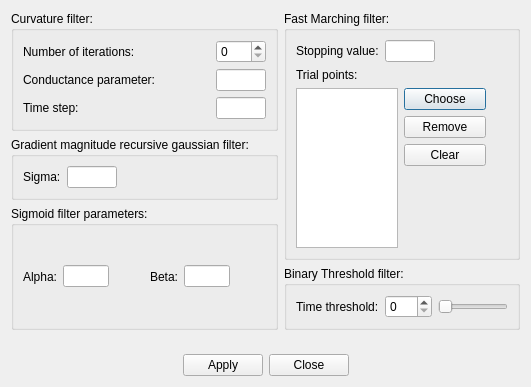
<?xml version="1.0" encoding="UTF-8"?>
<ui version="4.0">
 <class>FastMarchingSegmentationDialog</class>
 <widget class="QDialog" name="FastMarchingSegmentationDialog">
  <property name="geometry">
   <rect>
    <x>0</x>
    <y>0</y>
    <width>531</width>
    <height>387</height>
   </rect>
  </property>
  <property name="windowTitle">
   <string>Fast Marching Segmentation</string>
  </property>
  <layout class="QGridLayout" name="gridLayout_3">
   <item row="0" column="0">
    <widget class="QGroupBox" name="groupBox">
     <property name="title">
      <string>Curvature filter:</string>
     </property>
     <layout class="QGridLayout" name="gridLayout">
      <item row="0" column="0">
       <widget class="QLabel" name="label">
        <property name="text">
         <string>Number of iterations:</string>
        </property>
       </widget>
      </item>
      <item row="0" column="1">
       <widget class="QSpinBox" name="spinBoxCurvatureIterations">
        <property name="maximumSize">
         <size>
          <width>60</width>
          <height>16777215</height>
         </size>
        </property>
       </widget>
      </item>
      <item row="1" column="0">
       <widget class="QLabel" name="label_2">
        <property name="text">
         <string>Conductance parameter:</string>
        </property>
       </widget>
      </item>
      <item row="1" column="1">
       <widget class="QLineEdit" name="lineEditCurvatureConductance">
        <property name="maximumSize">
         <size>
          <width>50</width>
          <height>16777215</height>
         </size>
        </property>
       </widget>
      </item>
      <item row="2" column="0">
       <widget class="QLabel" name="label_3">
        <property name="text">
         <string>Time step:</string>
        </property>
       </widget>
      </item>
      <item row="2" column="1">
       <widget class="QLineEdit" name="lineEditCurvatureTimeStep">
        <property name="maximumSize">
         <size>
          <width>50</width>
          <height>16777215</height>
         </size>
        </property>
       </widget>
      </item>
     </layout>
    </widget>
   </item>
   <item row="0" column="1" rowspan="3">
    <widget class="QGroupBox" name="groupBox_4">
     <property name="title">
      <string>Fast Marching filter:</string>
     </property>
     <layout class="QGridLayout" name="gridLayout_2">
      <item row="0" column="0" colspan="2">
       <layout class="QHBoxLayout" name="horizontalLayout_4">
        <item>
         <widget class="QLabel" name="label_7">
          <property name="text">
           <string>Stopping value:</string>
          </property>
         </widget>
        </item>
        <item>
         <widget class="QLineEdit" name="lineEditStoppingValue">
          <property name="maximumSize">
           <size>
            <width>50</width>
            <height>16777215</height>
           </size>
          </property>
         </widget>
        </item>
        <item>
         <spacer name="horizontalSpacer_7">
          <property name="orientation">
           <enum>Qt::Horizontal</enum>
          </property>
          <property name="sizeHint" stdset="0">
           <size>
            <width>40</width>
            <height>20</height>
           </size>
          </property>
         </spacer>
        </item>
       </layout>
      </item>
      <item row="1" column="0">
       <layout class="QHBoxLayout" name="horizontalLayout_5">
        <item>
         <widget class="QLabel" name="label_8">
          <property name="text">
           <string>Trial points:</string>
          </property>
         </widget>
        </item>
       </layout>
      </item>
      <item row="2" column="0" rowspan="4">
       <widget class="QListWidget" name="listTrialPoints">
        <property name="maximumSize">
         <size>
          <width>120</width>
          <height>16777215</height>
         </size>
        </property>
        <property name="selectionBehavior">
         <enum>QAbstractItemView::SelectRows</enum>
        </property>
       </widget>
      </item>
      <item row="2" column="1">
       <widget class="QPushButton" name="pushButtonChoose">
        <property name="text">
         <string>Choose</string>
        </property>
        <property name="checkable">
         <bool>true</bool>
        </property>
       </widget>
      </item>
      <item row="3" column="1">
       <widget class="QPushButton" name="pushButtonRemove">
        <property name="enabled">
         <bool>true</bool>
        </property>
        <property name="text">
         <string>Remove</string>
        </property>
       </widget>
      </item>
      <item row="4" column="1">
       <widget class="QPushButton" name="pushButtonClear">
        <property name="text">
         <string>Clear</string>
        </property>
       </widget>
      </item>
      <item row="5" column="1">
       <spacer name="verticalSpacer">
        <property name="orientation">
         <enum>Qt::Vertical</enum>
        </property>
        <property name="sizeHint" stdset="0">
         <size>
          <width>82</width>
          <height>114</height>
         </size>
        </property>
       </spacer>
      </item>
      <item row="3" column="2">
       <spacer name="horizontalSpacer_3">
        <property name="orientation">
         <enum>Qt::Horizontal</enum>
        </property>
        <property name="sizeHint" stdset="0">
         <size>
          <width>40</width>
          <height>20</height>
         </size>
        </property>
       </spacer>
      </item>
     </layout>
    </widget>
   </item>
   <item row="1" column="0">
    <widget class="QGroupBox" name="groupBox_2">
     <property name="title">
      <string>Gradient magnitude recursive gaussian filter:</string>
     </property>
     <layout class="QHBoxLayout" name="horizontalLayout_2">
      <item>
       <widget class="QLabel" name="label_4">
        <property name="text">
         <string>Sigma:</string>
        </property>
       </widget>
      </item>
      <item>
       <widget class="QLineEdit" name="lineEditGradientSigma">
        <property name="sizePolicy">
         <sizepolicy hsizetype="Fixed" vsizetype="Fixed">
          <horstretch>0</horstretch>
          <verstretch>0</verstretch>
         </sizepolicy>
        </property>
        <property name="maximumSize">
         <size>
          <width>50</width>
          <height>16777215</height>
         </size>
        </property>
        <property name="baseSize">
         <size>
          <width>0</width>
          <height>0</height>
         </size>
        </property>
       </widget>
      </item>
      <item>
       <spacer name="horizontalSpacer_4">
        <property name="orientation">
         <enum>Qt::Horizontal</enum>
        </property>
        <property name="sizeHint" stdset="0">
         <size>
          <width>109</width>
          <height>20</height>
         </size>
        </property>
       </spacer>
      </item>
     </layout>
    </widget>
   </item>
   <item row="2" column="0" rowspan="2">
    <widget class="QGroupBox" name="groupBox_3">
     <property name="title">
      <string>Sigmoid filter parameters:</string>
     </property>
     <layout class="QHBoxLayout" name="horizontalLayout_3">
      <item>
       <widget class="QLabel" name="label_5">
        <property name="text">
         <string>Alpha:</string>
        </property>
       </widget>
      </item>
      <item>
       <widget class="QLineEdit" name="lineEditSigmoidAlpha">
        <property name="maximumSize">
         <size>
          <width>50</width>
          <height>16777215</height>
         </size>
        </property>
       </widget>
      </item>
      <item>
       <spacer name="horizontalSpacer_5">
        <property name="orientation">
         <enum>Qt::Horizontal</enum>
        </property>
        <property name="sizeHint" stdset="0">
         <size>
          <width>40</width>
          <height>20</height>
         </size>
        </property>
       </spacer>
      </item>
      <item>
       <widget class="QLabel" name="label_6">
        <property name="text">
         <string>Beta:</string>
        </property>
       </widget>
      </item>
      <item>
       <widget class="QLineEdit" name="lineEditSigmoidBeta">
        <property name="maximumSize">
         <size>
          <width>50</width>
          <height>16777215</height>
         </size>
        </property>
       </widget>
      </item>
      <item>
       <spacer name="horizontalSpacer_6">
        <property name="orientation">
         <enum>Qt::Horizontal</enum>
        </property>
        <property name="sizeHint" stdset="0">
         <size>
          <width>40</width>
          <height>20</height>
         </size>
        </property>
       </spacer>
      </item>
     </layout>
    </widget>
   </item>
   <item row="3" column="1">
    <widget class="QGroupBox" name="groupBox_5">
     <property name="title">
      <string>Binary Threshold filter:</string>
     </property>
     <layout class="QHBoxLayout" name="horizontalLayout_6">
      <item>
       <widget class="QLabel" name="label_9">
        <property name="text">
         <string>Time threshold:</string>
        </property>
       </widget>
      </item>
      <item>
       <widget class="QSpinBox" name="spinBoxTimeThreshold">
        <property name="maximum">
         <number>255</number>
        </property>
       </widget>
      </item>
      <item>
       <widget class="QSlider" name="horizontalSlider">
        <property name="maximum">
         <number>255</number>
        </property>
        <property name="orientation">
         <enum>Qt::Horizontal</enum>
        </property>
       </widget>
      </item>
      <item>
       <spacer name="horizontalSpacer_8">
        <property name="orientation">
         <enum>Qt::Horizontal</enum>
        </property>
        <property name="sizeHint" stdset="0">
         <size>
          <width>0</width>
          <height>20</height>
         </size>
        </property>
       </spacer>
      </item>
     </layout>
    </widget>
   </item>
   <item row="5" column="0" colspan="2">
    <layout class="QHBoxLayout" name="horizontalLayout">
     <item>
      <spacer name="horizontalSpacer">
       <property name="orientation">
        <enum>Qt::Horizontal</enum>
       </property>
       <property name="sizeHint" stdset="0">
        <size>
         <width>40</width>
         <height>20</height>
        </size>
       </property>
      </spacer>
     </item>
     <item>
      <widget class="QPushButton" name="pushButtonApply">
       <property name="text">
        <string>Apply</string>
       </property>
      </widget>
     </item>
     <item>
      <widget class="QPushButton" name="pushButtonClose">
       <property name="text">
        <string>Close</string>
       </property>
      </widget>
     </item>
     <item>
      <spacer name="horizontalSpacer_2">
       <property name="orientation">
        <enum>Qt::Horizontal</enum>
       </property>
       <property name="sizeHint" stdset="0">
        <size>
         <width>40</width>
         <height>20</height>
        </size>
       </property>
      </spacer>
     </item>
    </layout>
   </item>
   <item row="4" column="0" colspan="2">
    <spacer name="verticalSpacer_2">
     <property name="orientation">
      <enum>Qt::Vertical</enum>
     </property>
     <property name="sizeHint" stdset="0">
      <size>
       <width>20</width>
       <height>40</height>
      </size>
     </property>
    </spacer>
   </item>
  </layout>
 </widget>
 <resources/>
 <connections>
  <connection>
   <sender>pushButtonClose</sender>
   <signal>clicked()</signal>
   <receiver>FastMarchingSegmentationDialog</receiver>
   <slot>close()</slot>
   <hints>
    <hint type="sourcelabel">
     <x>387</x>
     <y>300</y>
    </hint>
    <hint type="destinationlabel">
     <x>376</x>
     <y>310</y>
    </hint>
   </hints>
  </connection>
  <connection>
   <sender>pushButtonClear</sender>
   <signal>clicked()</signal>
   <receiver>listTrialPoints</receiver>
   <slot>clear()</slot>
   <hints>
    <hint type="sourcelabel">
     <x>565</x>
     <y>180</y>
    </hint>
    <hint type="destinationlabel">
     <x>389</x>
     <y>112</y>
    </hint>
   </hints>
  </connection>
  <connection>
   <sender>spinBoxTimeThreshold</sender>
   <signal>valueChanged(int)</signal>
   <receiver>horizontalSlider</receiver>
   <slot>setValue(int)</slot>
   <hints>
    <hint type="sourcelabel">
     <x>442</x>
     <y>243</y>
    </hint>
    <hint type="destinationlabel">
     <x>471</x>
     <y>243</y>
    </hint>
   </hints>
  </connection>
  <connection>
   <sender>horizontalSlider</sender>
   <signal>valueChanged(int)</signal>
   <receiver>spinBoxTimeThreshold</receiver>
   <slot>setValue(int)</slot>
   <hints>
    <hint type="sourcelabel">
     <x>469</x>
     <y>248</y>
    </hint>
    <hint type="destinationlabel">
     <x>451</x>
     <y>247</y>
    </hint>
   </hints>
  </connection>
 </connections>
</ui>
